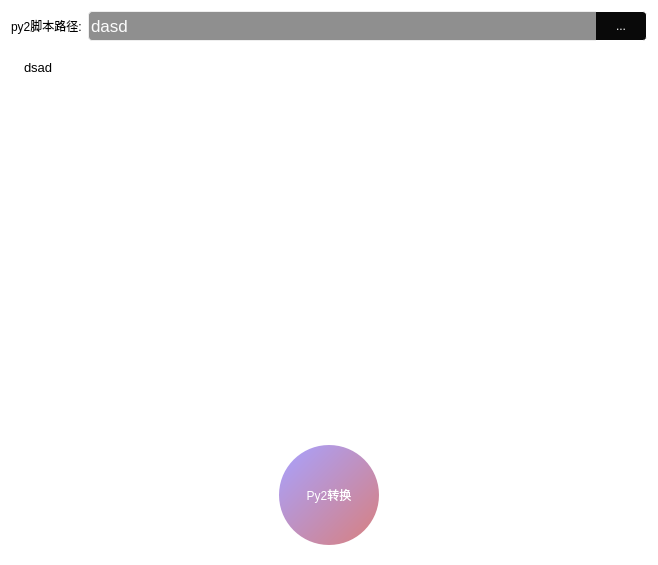
<?xml version="1.0" encoding="UTF-8"?>
<ui version="4.0">
 <class>Form</class>
 <widget class="QWidget" name="Form">
  <property name="geometry">
   <rect>
    <x>0</x>
    <y>0</y>
    <width>658</width>
    <height>565</height>
   </rect>
  </property>
  <property name="windowTitle">
   <string>Form</string>
  </property>
  <property name="styleSheet">
   <string notr="true">QWidget{
background-color: rgb(255, 255, 255);
font: 10pt &quot;黑体&quot;;
}
QLabel,QPushButton{
	color: rgb(0, 0, 0);
	font: 10pt &quot;黑体&quot;;
}
QPushButton#btn_img{
color: rgb(255, 255, 255);
border-radius:50px;
background-color: qlineargradient(spread:pad, x1:0.0280455, y1:0, x2:1, y2:0.9545, stop:0 rgba(107, 96, 255, 150), stop:1 rgba(187, 39, 39, 150));
font: 10pt &quot;黑体&quot;;
}
QPushButton#btn_img:hover{
border:1px solid rgb(85, 170, 127);
}
QPushButton#btn_img:pressed{
background-color: qlineargradient(spread:pad, x1:0.0280455, y1:0, x2:1, y2:0.9545, stop:0 rgba(9, 12, 255, 255), stop:1 rgba(187, 29, 29, 255));
}
QWidget#textEdit_front{
border:none;
}
QPushButton#btn_down{
border:1px solid rgb(85, 170, 0);
	color: rgb(0, 170, 127);
}</string>
  </property>
  <layout class="QGridLayout" name="gridLayout_3">
   <item row="0" column="0">
    <widget class="QLabel" name="label">
     <property name="text">
      <string>py2脚本路径:</string>
     </property>
    </widget>
   </item>
   <item row="0" column="1">
    <layout class="QHBoxLayout" name="horizontalLayout">
     <property name="spacing">
      <number>0</number>
     </property>
     <item>
      <widget class="QLineEdit" name="lineEdit_jspath">
       <property name="minimumSize">
        <size>
         <width>0</width>
         <height>30</height>
        </size>
       </property>
       <property name="maximumSize">
        <size>
         <width>16777215</width>
         <height>30</height>
        </size>
       </property>
       <property name="styleSheet">
        <string notr="true">QLineEdit{
color: rgb(252, 252, 252);
font-size:13pt;
background-color: rgb(143, 143, 143);
border:1px solid rgb(238, 238, 238);
border-right:none;
border-top-left-radius:4px;
border-bottom-left-radius:4px;
font: 11pt &quot;黑体&quot;;
}</string>
       </property>
       <property name="text">
        <string>dasd</string>
       </property>
      </widget>
     </item>
     <item>
      <widget class="QPushButton" name="btn_open">
       <property name="minimumSize">
        <size>
         <width>51</width>
         <height>30</height>
        </size>
       </property>
       <property name="maximumSize">
        <size>
         <width>51</width>
         <height>30</height>
        </size>
       </property>
       <property name="styleSheet">
        <string notr="true">QPushButton{
border:1px solid rgb(255, 255, 255);
border-left:none;
border-top-right-radius:4px;
border-bottom-right-radius:4px;
color: rgb(255, 255, 255);
background-color:rgb(9, 9, 9);
font: 13pt &quot;华文琥珀&quot;;
}
QPushButton:pressed{
font-size:10px;
background-color:rgb(95, 48, 0);
}</string>
       </property>
       <property name="text">
        <string>...</string>
       </property>
      </widget>
     </item>
    </layout>
   </item>
   <item row="1" column="0" colspan="2">
    <widget class="QStackedWidget" name="stackedWidget">
     <property name="currentIndex">
      <number>0</number>
     </property>
     <widget class="QWidget" name="page">
      <layout class="QGridLayout" name="gridLayout_2">
       <item row="1" column="0">
        <spacer name="horizontalSpacer_2">
         <property name="orientation">
          <enum>Qt::Horizontal</enum>
         </property>
         <property name="sizeHint" stdset="0">
          <size>
           <width>252</width>
           <height>20</height>
          </size>
         </property>
        </spacer>
       </item>
       <item row="0" column="0" colspan="3">
        <widget class="QTextEdit" name="textEdit_front">
         <property name="styleSheet">
          <string notr="true"/>
         </property>
         <property name="html">
          <string>&lt;!DOCTYPE HTML PUBLIC &quot;-//W3C//DTD HTML 4.0//EN&quot; &quot;http://www.w3.org/TR/REC-html40/strict.dtd&quot;&gt;
&lt;html&gt;&lt;head&gt;&lt;meta name=&quot;qrichtext&quot; content=&quot;1&quot; /&gt;&lt;style type=&quot;text/css&quot;&gt;
p, li { white-space: pre-wrap; }
&lt;/style&gt;&lt;/head&gt;&lt;body style=&quot; font-family:'黑体'; font-size:10pt; font-weight:400; font-style:normal;&quot;&gt;
&lt;p style=&quot; margin-top:0px; margin-bottom:0px; margin-left:0px; margin-right:0px; -qt-block-indent:0; text-indent:0px;&quot;&gt;dsad&lt;/p&gt;&lt;/body&gt;&lt;/html&gt;</string>
         </property>
        </widget>
       </item>
       <item row="1" column="2">
        <spacer name="horizontalSpacer_3">
         <property name="orientation">
          <enum>Qt::Horizontal</enum>
         </property>
         <property name="sizeHint" stdset="0">
          <size>
           <width>252</width>
           <height>20</height>
          </size>
         </property>
        </spacer>
       </item>
       <item row="1" column="1">
        <widget class="QPushButton" name="btn_img">
         <property name="minimumSize">
          <size>
           <width>100</width>
           <height>100</height>
          </size>
         </property>
         <property name="maximumSize">
          <size>
           <width>100</width>
           <height>100</height>
          </size>
         </property>
         <property name="text">
          <string>Py2转换</string>
         </property>
        </widget>
       </item>
      </layout>
     </widget>
     <widget class="QWidget" name="page_2">
      <layout class="QGridLayout" name="gridLayout">
       <property name="leftMargin">
        <number>0</number>
       </property>
       <property name="topMargin">
        <number>0</number>
       </property>
       <property name="rightMargin">
        <number>0</number>
       </property>
       <property name="horizontalSpacing">
        <number>5</number>
       </property>
       <property name="verticalSpacing">
        <number>3</number>
       </property>
       <item row="0" column="0" colspan="2">
        <widget class="QTextEdit" name="textEdit"/>
       </item>
       <item row="1" column="0">
        <widget class="QPushButton" name="btn_down">
         <property name="minimumSize">
          <size>
           <width>80</width>
           <height>23</height>
          </size>
         </property>
         <property name="maximumSize">
          <size>
           <width>80</width>
           <height>23</height>
          </size>
         </property>
         <property name="text">
          <string>下载</string>
         </property>
        </widget>
       </item>
       <item row="1" column="1">
        <spacer name="horizontalSpacer">
         <property name="orientation">
          <enum>Qt::Horizontal</enum>
         </property>
         <property name="sizeHint" stdset="0">
          <size>
           <width>552</width>
           <height>20</height>
          </size>
         </property>
        </spacer>
       </item>
      </layout>
     </widget>
    </widget>
   </item>
  </layout>
 </widget>
 <resources/>
 <connections/>
</ui>
